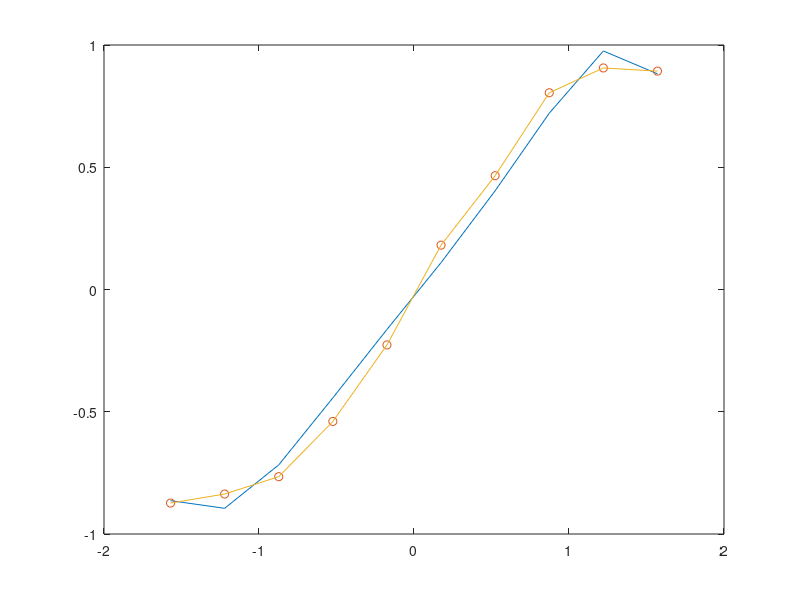

Write the MATLAB code that produced this figure.
format long
X=linspace(-pi/2,pi/2,10);
X=X';
y=sin(X);
R=normrnd(0,0.1,10,1);
Y=y+R;
W=zeros(9,1);
lam=exp(-18);
k=0;
A=zeros(10,9);
    for i = 1:(9)
    A(:,i)=X.^(i-1);
    end
while true
W = W - 0.0005*(A'*A*W-A'*Y+lam*eye(9)*W);
k=k+1;
y2=A*W;
error=0.5*sum((y2-Y).^2)+0.5*lam*(W'*W);
if error<0.02
break;
end
end
plot(X,y2);
hold on;
plot(X,Y,'o');
hold on;
plot(X,Y);
